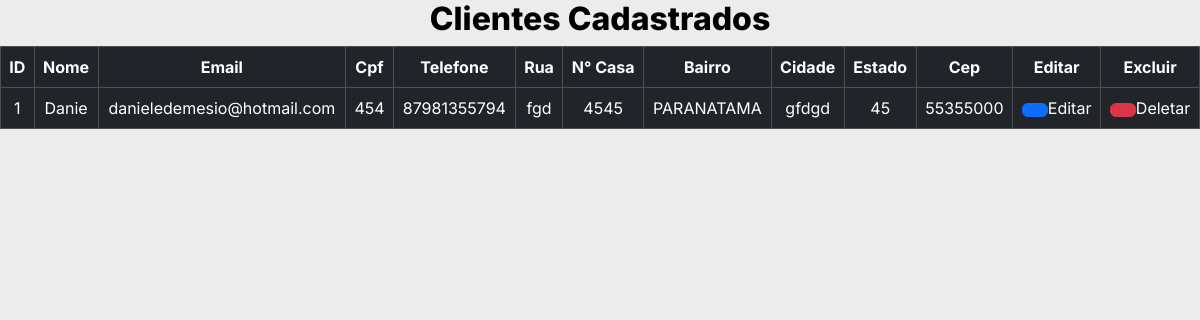
Page /clientes_cadastrados on the earlier database version.
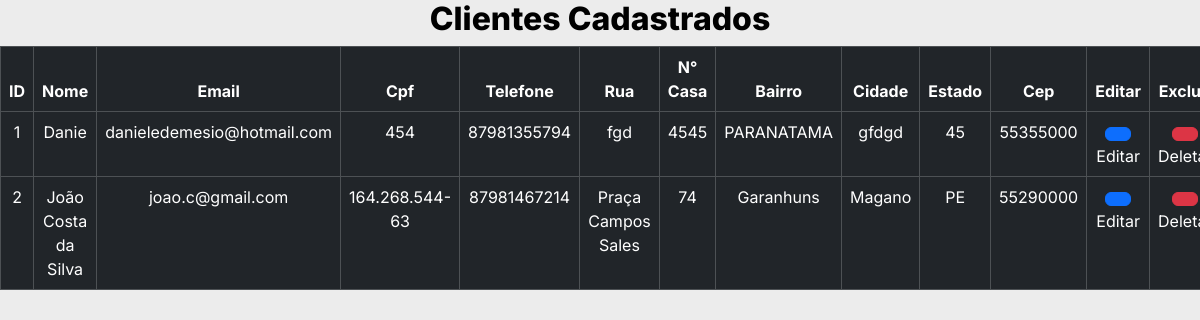
Same page on the later database version.
### tables this page shows
CREATE TABLE "clientes"(
        "ID_clientes" INTEGER PRIMARY KEY AUTOINCREMENT,
        "nome"      TEXT,
        "email"     TEXT,
        "cpf"       TEXT,
        "telefone"  TEXT,
        "rua"       TEXT,
        "numero"    TEXT,
        "bairro"    TEXT,
        "cidade"    TEXT,
        "estado"    TEXT,
        "cep"       TEXT
        );

### cliente.py (the view)
@bp_clientes.route('/clientes_cadastrados')
def clientes_cadastrados():
    con = sql.connect("goservice.db")
    con.row_factory = sql.Row
    cur = con.cursor()
    cur.execute("select * from clientes")
    data = cur.fetchall()
    return render_template('clientes/cadastrados.html', dados=data)

### templates/clientes/cadastrados.html (shortened to what this page needs)
{% extends 'clientes/base/base_cadastrados.html' %}
{% block customCSS %}
<link rel="stylesheet" href="{{ url_for('static', filename='css/estilosCli/estilo_lista.css') }}">
{% endblock %}
{% block body %}
  <h3 class="titulo__pagina">Clientes Cadastrados</h3>
  <table class="table table-bordered table-dark bg-dark tabela">
    <thead>
      <tr>
        <th scope="col">ID</th>
        <th scope="col">Nome</th>
        <th scope="col">Email</th>
        <th scope="col">Cpf</th>
        <th scope="col">Telefone</th>
        <th scope="col">Rua</th>
        <th scope="col">N° Casa</th>
        <th scope="col">Bairro</th>
        <th scope="col">Cidade</th>
        <th scope="col">Estado</th>
        <th scope="col">Cep</th>
        <th scope="col">Editar</th>
        <th scope="col">Excluir</th>
      </tr>
    </thead>
    <tbody>
        {% for row in dados %}
      <tr>
        <td>{{loop.index}}</td>
        <td>{{row.NOME}}</td>
        <td>{{row.EMAIL}}</td>
        <td>{{row.CPF}}</td>
        <td>{{row.TELEFONE}}</td>
        <td>{{row.RUA}}</td>
        <td>{{row.NUMERO}}</td>
        <td>{{row.BAIRRO}}</td>
        <td>{{row.CIDADE}}</td>
        <td>{{row.ESTADO}}</td>
        <td>{{row.CEP}}</td>
        <td><a href="{{url_for('clientes.edit_user', idCli=row.ID_clientes)}}" class="btn btn-primary"></a>Editar</td>
        <td><a href="{{url_for('clientes.delete_user', idCli=row.ID_clientes)}}" class="btn btn-danger" onclick="return confirm('Tem certeza que deseja apagar?')"></a>Deletar</td>
      </tr>
      {% endfor %}
    </tbody>
</table>
{% endblock %}

### templates/clientes/base/base_cadastrados.html (shortened to what this page needs)
<!DOCTYPE html>
<html lang="pt-br">
<head>
    <link href="https://cdn.jsdelivr.net/npm/bootstrap@5.3.2/dist/css/bootstrap.min.css" rel="stylesheet">
    {% block customCSS %}
    {% endblock %}
</head>
<body>
    {% block body %}
    {% endblock %}
</body>
</html>

### static/css/estilosCli/estilo_lista.css (style rules this page uses)
:root { --cor-preta: #000; --cor-branca: #FFF; --cor-cinza: #ECECEC; --cor-cinza-escuro: #CBC8C8; --fonte-inter: 'Inter', sans-serif; }
* { margin: 0; padding: 0; box-sizing: border-box; }
body { font-family: 'Inter', sans-serif; background-color: var(--cor-cinza); color: var(--cor-preta); }
.titulo__pagina { text-align: center; font-size: 32px; font-weight: 800; }
th,td { text-align: center; }

Differences in the rows shown:
added clientes: NOME "João Costa da Silva", EMAIL "joao.c@gmail.com", CPF "164.268.544-63", TELEFONE "87981467214", RUA "Praça Campos Sales", NUMERO "74", BAIRRO "Garanhuns", CIDADE "Magano", ESTADO "PE", CEP "55290000"
